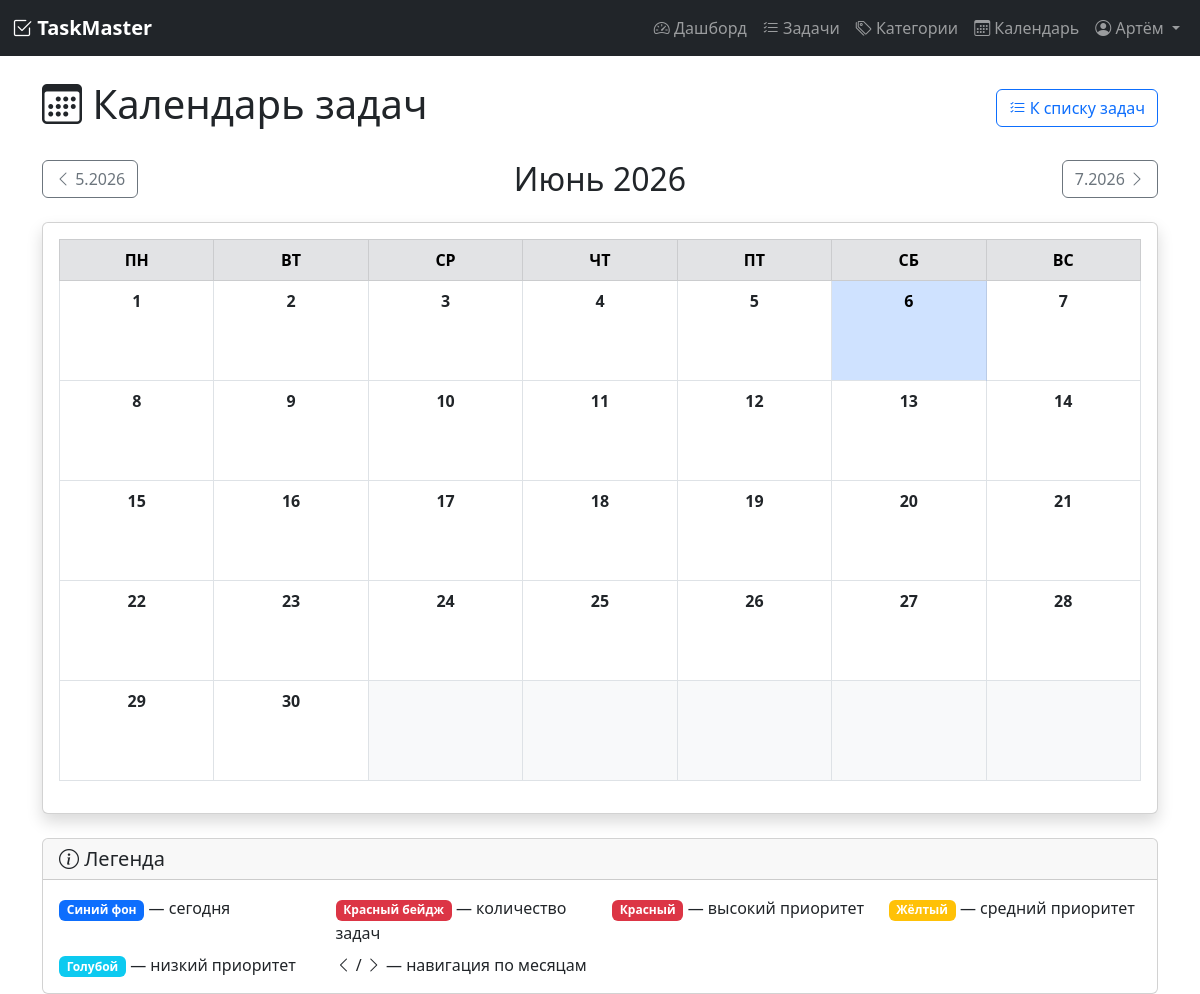
The app's page /calendar (signed in), older data.
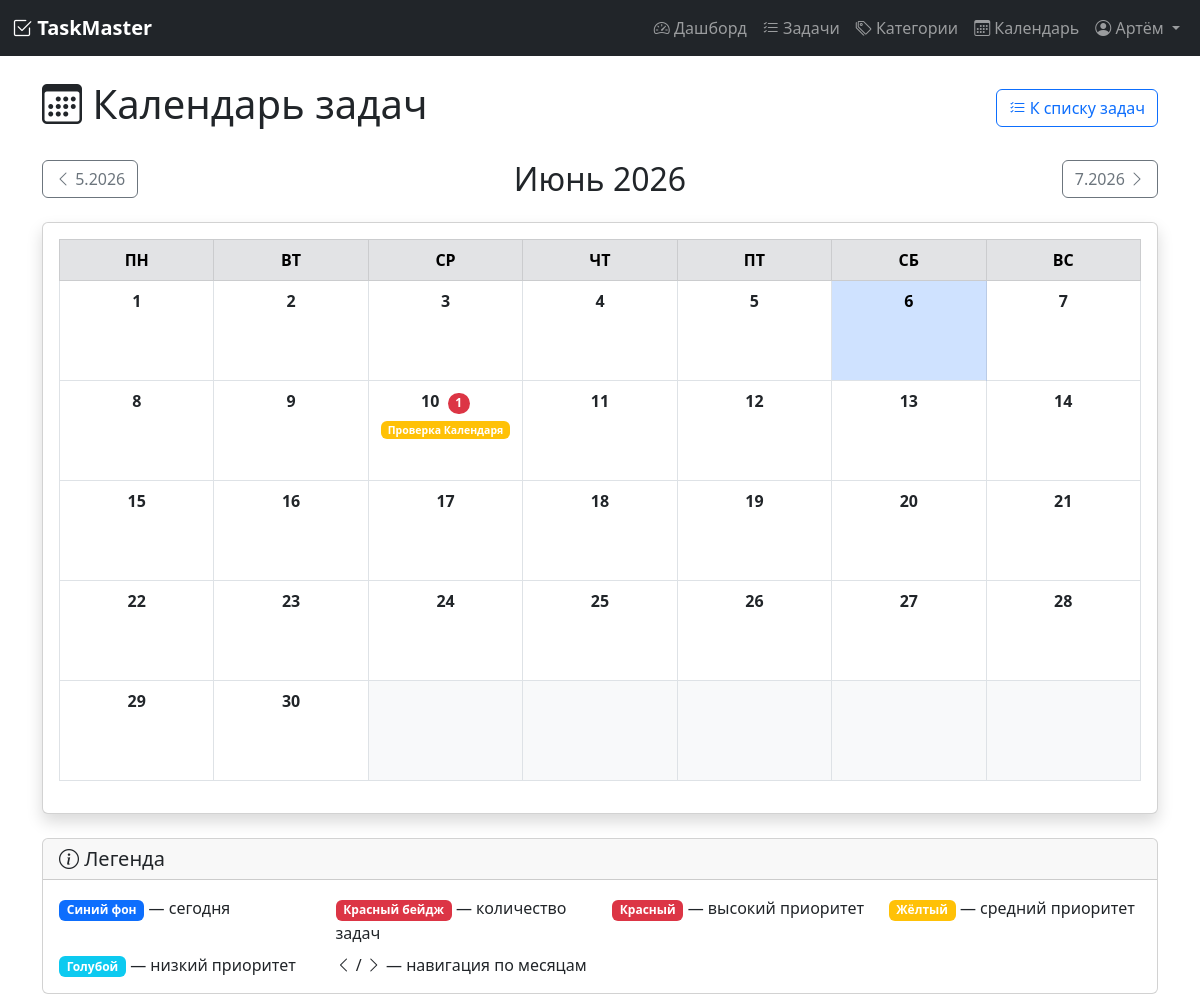
The same page, newer data.
### models.py (models this page shows, shortened)
class Task(db.Model):
    __tablename__ = 'task'
    id = db.Column(db.Integer, primary_key=True)
    title = db.Column(db.String(200), nullable=False)
    description = db.Column(db.Text, default='')
    status = db.Column(db.String(20), default='pending')  # pending, in_progress, completed
    priority = db.Column(db.String(20), default='medium')  # low, medium, high
    deadline = db.Column(db.DateTime, nullable=True)
    created_at = db.Column(db.DateTime, default=datetime.utcnow)
    updated_at = db.Column(db.DateTime, default=datetime.utcnow, onupdate=datetime.utcnow)
    user_id = db.Column(db.Integer, db.ForeignKey('user.id'), nullable=False)
    category_id = db.Column(db.Integer, db.ForeignKey('category.id'), nullable=True)
    subtasks = db.relationship('Subtask', backref='parent_task', lazy=True, cascade='all, delete-orphan')
    tags = db.relationship('Tag', secondary=task_tags, backref='tasks', lazy='dynamic')
    attachments = db.relationship('Attachment', backref='task', lazy=True, cascade='all, delete-orphan')
    recurring_rule = db.relationship('RecurringRule', backref='task', uselist=False, cascade='all, delete-orphan')

### app.py (the view)
@app.route('/calendar')
@login_required
def calendar_view():
    current_year = request.args.get('year', type=int)
    current_month = request.args.get('month', type=int)
    now = datetime.utcnow()
    if not current_year:
        current_year = now.year
    if not current_month:
        current_month = now.month
    first_day = date(current_year, current_month, 1)
    start_weekday = first_day.weekday()
    if current_month == 12:
        next_month = date(current_year + 1, 1, 1)
    else:
        next_month = date(current_year, current_month + 1, 1)
    days_in_month = (next_month - first_day).days
    calendar_days = []
    for i in range(1, days_in_month + 1):
        calendar_days.append(date(current_year, current_month, i))
    tasks = Task.query.filter_by(user_id=current_user.id).all()
    tasks_by_date = {}
    for task in tasks:
        if task.deadline:
            task_date = task.deadline.date()
            if task_date not in tasks_by_date:
                tasks_by_date[task_date] = []
            tasks_by_date[task_date].append(task)
    calendar_grid = []
    week = []
    for i in range(start_weekday):
        week.append(None)
    for day in calendar_days:
        day_info = {
            'date': day,
            'day': day.day,
            'tasks': tasks_by_date.get(day, []),
            'is_today': day == now.date()
        }
        week.append(day_info)
        if len(week) == 7:
            calendar_grid.append(week)
            week = []
    if week:
        while len(week) < 7:
            week.append(None)
        calendar_grid.append(week)
    weekdays = ['ПН', 'ВТ', 'СР', 'ЧТ', 'ПТ', 'СБ', 'ВС']
    month_names = {
        1: 'Январь', 2: 'Февраль', 3: 'Март', 4: 'Апрель',
        5: 'Май', 6: 'Июнь', 7: 'Июль', 8: 'Август',
        9: 'Сентябрь', 10: 'Октябрь', 11: 'Ноябрь', 12: 'Декабрь'
    }
    prev_month = current_month - 1
    prev_year = current_year
    if prev_month == 0:
        prev_month = 12
        prev_year -= 1
    next_month = current_month + 1
    next_year = current_year
    if next_month == 13:
        next_month = 1
        next_year += 1
    return render_template('calendar.html',
                         calendar_grid=calendar_grid,
                         weekdays=weekdays,
                         month_name=month_names[current_month],
                         year=current_year,
                         current_month=current_month,
                         current_year=current_year,
                         prev_month=prev_month,
                         prev_year=prev_year,
                         next_month=next_month,
                         next_year=next_year)

### app.py (called while the page is built)
@login_manager.user_loader
def load_user(user_id):
    return User.query.get(int(user_id))

### templates/calendar.html (shortened to what the changed rows need)
{% extends "base.html" %}
{% block content %}
<div class="d-flex justify-content-between align-items-center mb-4">
    <h1><i class="bi bi-calendar3"></i> Календарь задач</h1>
</div>
<div class="d-flex justify-content-between align-items-center mb-4">
    <h2 class="mb-0">{{ month_name }} {{ year }}</h2>
</div>
<div class="card shadow">
    <div class="card-body p-3">
        <div class="table-responsive">
            <table class="table table-bordered text-center calendar-table">
                <thead>
                    <tr class="table-secondary">
                        {% for weekday in weekdays %}
                            <th style="width: 14.28%">{{ weekday }}</th>
                        {% endfor %}
                    </tr>
                </thead>
                <tbody>
                    {% for week in calendar_grid %}
                        <tr style="height: 100px;">
                            {% for day in week %}
                                {% if day %}
                                    <td class="{% if day.is_today %}table-primary{% endif %} align-top"
                                        style="cursor: pointer; vertical-align: top;">
                                        <div class="fw-bold mb-1">
                                            {{ day.day }}
                                            {% if day.tasks %}
                                                <span class="badge bg-danger rounded-pill ms-1">
                                                    {{ day.tasks|length }}
                                                </span>
                                            {% endif %}
                                        </div>
                                        <div class="small">
                                            {% for task in day.tasks[:3] %}
                                                <div class="mb-1 text-truncate" style="max-width: 100%;">
                                                    <span class="badge
                                                        {% if task.priority == 'high' %}bg-danger
                                                        {% elif task.priority == 'medium' %}bg-warning
                                                        {% else %}bg-info{% endif %}">
                                                        {{ task.title|truncate(15) }}
                                                    </span>
                                                </div>
                                            {% endfor %}
                                        </div>
                                    </td>
                                {% else %}
                                    <td class="bg-light"></td>
                                {% endif %}
                            {% endfor %}
                        </tr>
                    {% endfor %}
                </tbody>
            </table>
        </div>
    </div>
</div>
{% endblock %}

Row changes from the older to the newer data that the page shows:
added Task: title "Проверка Календаря"
Text that changed along with them:
list line gone: "10"
new list line: "10 1"
